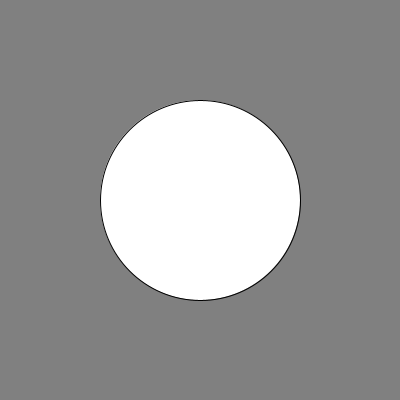
Frame 1 (no input)
Frame 60 (the mouse pressed at the canvas centre just before this capture): identical to frame 1, image omitted
Frame 120 (the mouse held since frame 60 and released just before this capture): identical to frame 1, image omitted

The Processing sketch that drew this single still picture (run headless with seeded random() and noise(); from frame 60 on, the mouse is pressed at the canvas centre):

// Processing sketch: keyboardInput
// ── keyboardInput.pde
int x;
int y;
color ballColor1 = color(255);

void setup() {
  size(400, 400);
  x = width/2;
  y = height/2;
  smooth();
}

void draw() {
  background(128);

  // CHECK FOR NON-ALPHANUMERIC KEYPRESSES. CHECKED EVERY LOOP OF draw()
  if (keyPressed) {
    if (keyCode == UP) {
      y--;
    }
    else if (keyCode == DOWN) {
      y++;
    } 
    else if (keyCode == LEFT) {
      x--;
    }
    else if (keyCode == RIGHT) {
      x++;
    }
  }
  else {
    //  LIKE keyReleased() EXCEPT IT IS CHECKED EVERY LOOP OF draw()
  }
  
  fill(ballColor1);
  ellipse(x, y, 200,200);
}

// CHECK FOR KEY PRESSES. ONLY RUN WHEN COMPUTER SIGNALS A NEW KEY HAS BEEN PRESSED
void keyPressed() {
  if (key == 'w') {
    y--;
  }
  else if (key == 's') {
    y++;
  }
  else if (key == 'a') {
    x--;
  }
  else if (key == 'd') {
    x++;
  }
}

// CHECK FOR KEY RELEASES. ONLY RUN WHEN COMPUTER SIGNALS A NEW KEY HAS BEEN PRESSED
void keyReleased() {
  if (key == 'w') {
    ballColor1 = color(255, 0, 0);
  }
  else if (key == 's') {
    ballColor1 = color(255, 255, 0);
  }
  else if (key == 'a') {
    ballColor1 = color(0, 255, 255);
  }
  else if (key == 'd') {
    ballColor1 = color(255, 0, 255);
  }
}
